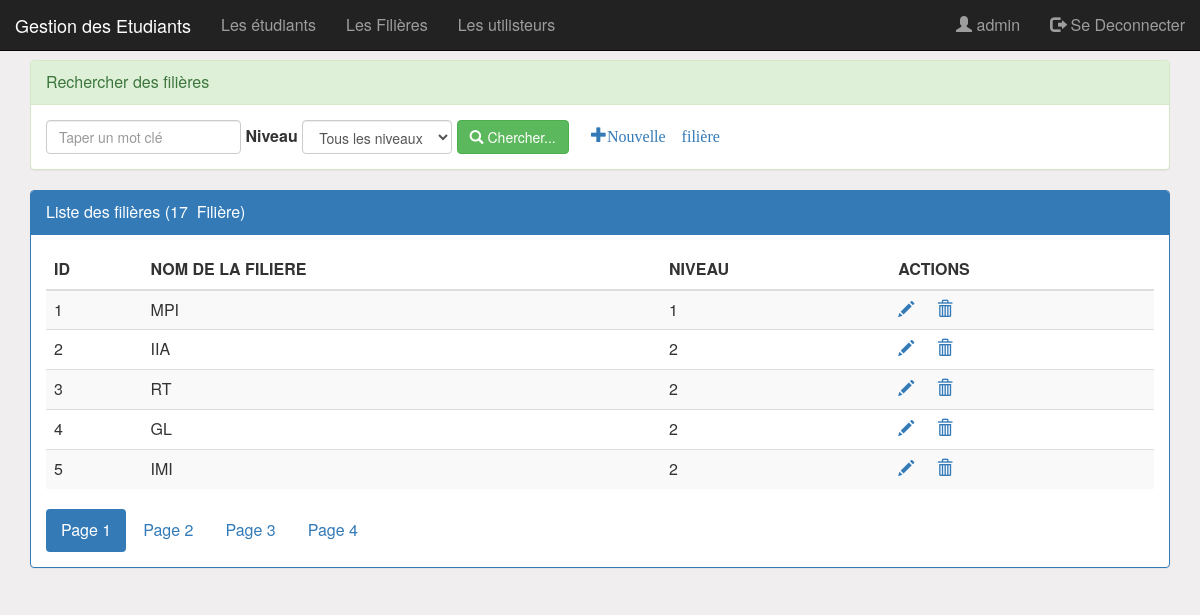
The app's page /pages/filieres.php (signed in) with its own data.
### tables this page shows
CREATE TABLE FILIERE (                    
	ID int(4) AUTO_INCREMENT PRIMARY KEY, 
	NOM_FILIERE VARCHAR(100) NOT NULL,    
	NIVEAU VARCHAR(100) NOT NULL);

### pages/filieres.php (the view, shortened to what this page needs)
<?php
	require_once('connexion.php');
	if(isset($_GET['motCle']))
		$mc=$_GET['motCle'];
	else
		$mc="";
	if(isset($_GET['NIVEAU']))
		$niveau=$_GET['NIVEAU'];
	else
		$niveau="all";
	if(isset($_GET['size']))
		$size=$_GET['size'];
	else
		$size=5;
	if(isset($_GET['page']))
		$page=$_GET['page'];
	else
		$page=1;
	$offset=($page-1)*$size;
	if($niveau=="all"){
		$resultat1 = $con->query("SELECT * FROM FILIERE
									WHERE  NOM_FILIERE like '%$mc%'
									ORDER BY ID
									LIMIT $size
									OFFSET $offset");
		$resultat2 = $con->query("select count(*) as nbrFiliere
									from FILIERE
									where NOM_FILIERE like '%$mc%'");
	}
	$nbr=$resultat2->fetch();
	$nbrF=$nbr['nbrFiliere'];
	$reste=$nbrF % $size;
	if($reste==0)
		$nbrPage=$nbrF/$size;
	else
		$nbrPage=floor($nbrF/$size)+1;
?>
<!DOCTYPE HTML>
<html>
	<head>
		<link rel="stylesheet" type="text/css" href="../css/bootstrap.css">
		<link rel="stylesheet" type="text/css" href="../css/monstyle.css">
	</head>
	<body>
		<?php include('entete.php');?>
		<div class="container">
			<div class="panel panel-success espace60">
				<div class="panel-heading">Rechercher des filières</div>
				<div class="panel-body">
					<form method="get" action="filieres.php" class="form-inline">
						<div class="form-group">
							<input type="text" name="motCle"
									placeholder="Taper un mot clé"
									id="motCle" class="form-control"
									value="<?php echo $mc; ?>"/>
							<label for="NIVEAU" class="control-label">Niveau</label>
							<select name="NIVEAU" id="NIVEAU" class="form-control"
									onChange="this.form.submit();">
								<option value="all" <?php echo $niveau=="all"?"selected":"" ?>>Tous les niveaux</option>
							</select>
							<button type="submit" class="btn btn-success">
								<i class="glyphicon glyphicon-search"></i>
								Chercher...
							</button>
							<?php if($_SESSION['utilisateur']['ROLE']=="ADMIN") {?>
								<a href="nouvelleFiliere.php"> <span class="glyphicon glyphicon-plus">Nouvelle filière</a>
							<?php } ?>
						</div>
					</form>
				</div>
			</div>
			<div class="panel panel-primary ">
				<div class="panel-heading">Liste des filières (<?php echo $nbrF ?>&nbsp Filière) </div>
				<div class="panel-body">
					<table class="table table-striped">
						<thead>
							<tr>
								<th>ID</th>
								<th>NOM DE LA FILIERE</th>
								<th>NIVEAU</th>
								 <?php if($_SESSION['utilisateur']['ROLE']=="ADMIN") {?>
									<th>ACTIONS</th>
								<?php } ?>
							</tr>
						</thead>
						<tbody>
							<?php while($FILIERE=$resultat1->fetch()){?>
								<tr>
									<td><?php echo $FILIERE['ID'] ?></td>
									<td><?php echo $FILIERE['NOM_FILIERE'] ?></td>
									<td><?php echo $FILIERE['NIVEAU'] ?></td>
									<td>
										<?php if($_SESSION['utilisateur']['ROLE']=="ADMIN") {?>
											<a href="editerFiliere.php?ID=<?php echo $FILIERE['ID'] ?>">
												<span class="glyphicon glyphicon-pencil"></span>
											</a>
											<a Onclick="return confirm('Etes vous sur de vouloir supprimer la filière?')"
												href="supprimerFiliere.php?ID=<?php echo $FILIERE['ID'] ?>">
												<span class="glyphicon glyphicon-trash"></span>
											</a>
										<?php } ?>
									</td>
								</tr>
							<?php } ?>
						</tbody>
					</table>
					<div>
						<ul class="nav nav-pills">
							<?php for($i=1;$i<=$nbrPage;$i++){ ?>
								<li class="<?php if($i==$page) echo 'active' ?>">
									<a href="filieres.php?page=<?php echo $i ?>
										&motCle=<?php echo $mc ?>
										&NIVEAU=<?php echo $niveau ?>">
										Page <?php echo $i ?>
									</a>
								</li>
							<?php } ?>
						</ul>
					</div>
				</div>
			</div>
		</div>
	</body>
</html>

### css/monstyle.css (style rules this page uses)
.espace60 { margin-top: 60px; }
body { background-color: rgb(240, 238, 238); font-size: 16px; }
.form-control { position: relative; }

### records on screen
filiere: ID "1", NOM_FILIERE "MPI", NIVEAU "1"
filiere: ID "2", NOM_FILIERE "IIA", NIVEAU "2"
filiere: ID "3", NOM_FILIERE "RT", NIVEAU "2"
filiere: ID "4", NOM_FILIERE "GL", NIVEAU "2"
filiere: ID "5", NOM_FILIERE "IMI", NIVEAU "2"

### other values on screen
$_SESSION['utilisateur']['LOGIN'] "admin"
$nbrF "17"
